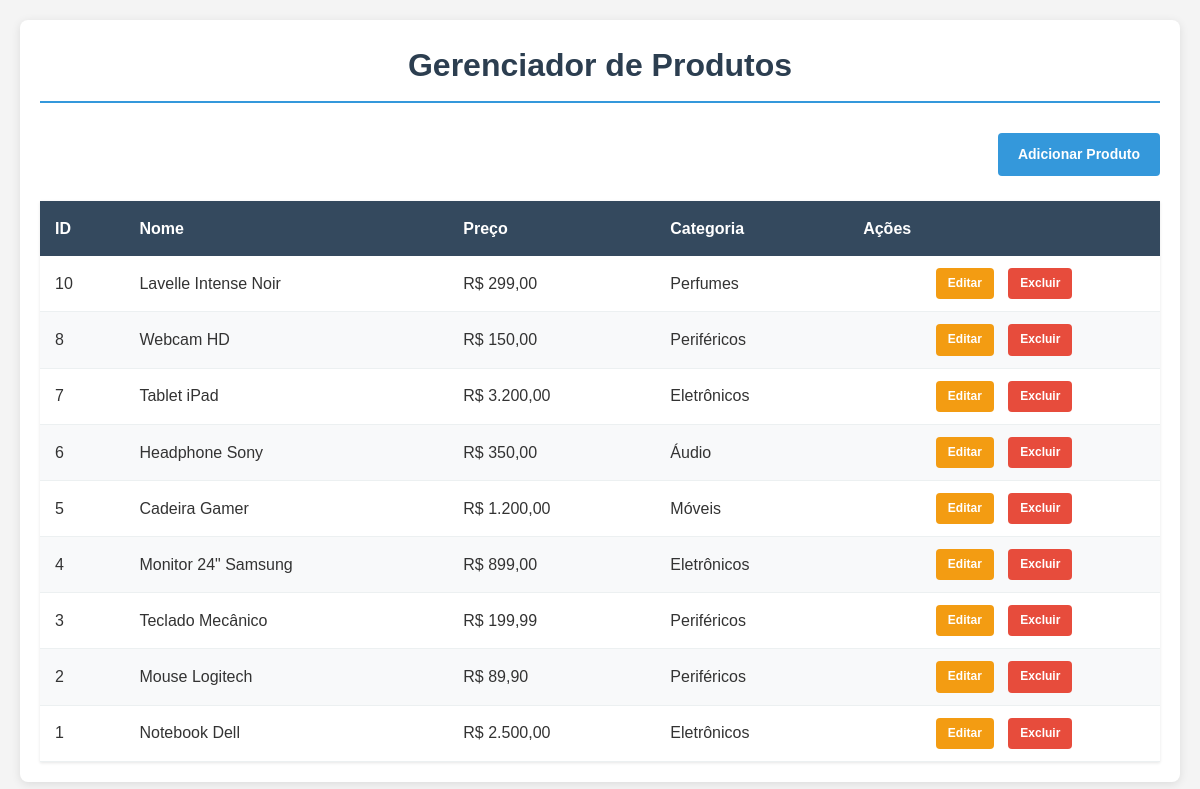
The page / on the database its author committed.
### tables this page shows
CREATE TABLE `products` (
  `id` int(11) NOT NULL,
  `name` varchar(255) NOT NULL,
  `price` decimal(10,2) NOT NULL,
  `category` varchar(100) NOT NULL,
  `created_at` timestamp NOT NULL DEFAULT current_timestamp(),
  `updated_at` timestamp NOT NULL DEFAULT current_timestamp() ON UPDATE current_timestamp()
);

### app/controllers/productcontroller.php (called while the page is built, shortened)
<?php
class ProductController {
    private $productModel;
    public function __construct() {
        $this->productModel = new Product();
    }
    public function index() {
        $products = $this->productModel->getAll();
        $this->renderView('index', ['products' => $products]);
    }
    private function renderView($view, $data = []) {
        $data['base_url'] = BASE_URL;
        extract($data);
        require_once "app/views/header.php";
        require_once "app/views/{$view}.php";
        require_once "app/views/footer.php";
    }
}
?>

### app/database.php (called while the page is built, shortened)
<?php
class Database {
    private $pdo;
    public function __construct() {
        try {
            $this->pdo = new PDO(
                'mysql:host=localhost;dbname=produtos_db;charset=utf8',
                'root',
                ''
            );
            $this->pdo->setAttribute(PDO::ATTR_ERRMODE, PDO::ERRMODE_EXCEPTION);
        } catch (PDOException $e) {
            die("Erro de conexão: " . $e->getMessage());
        }
    }
    private function createTable() {
        $query = "
            CREATE TABLE IF NOT EXISTS products (
                id INT AUTO_INCREMENT PRIMARY KEY,
                name VARCHAR(255) NOT NULL,
                price DECIMAL(10,2) NOT NULL,
                category VARCHAR(100) NOT NULL,
                created_at TIMESTAMP DEFAULT CURRENT_TIMESTAMP
            )
        ";
        $this->pdo->exec($query);
    }
    public function query($sql, $params = []) {
        $stmt = $this->pdo->prepare($sql);
        $stmt->execute($params);
        return $stmt->fetchAll(PDO::FETCH_ASSOC);
    }
}
?>

### app/models/product.php (called while the page is built, shortened)
<?php
class Product {
    private $db;
    public function __construct() {
        $this->db = new Database();
    }
    public function getAll() {
        $query = "SELECT * FROM products ORDER BY id DESC";
        return $this->db->query($query);
    }
}
?>

### app/views/index.php (the view, shortened to what this page needs)
<h1>Gerenciador de Produtos</h1>
<div class="actions">
    <a href="index.php?action=create" class="btn btn-primary">Adicionar Produto</a>
</div>
<table>
    <thead>
        <tr>
            <th>ID</th>
            <th>Nome</th>
            <th>Preço</th>
            <th>Categoria</th>
            <th>Ações</th>
        </tr>
    </thead>
    <tbody>
        <?php if (empty($products)): ?>
            <tr>
                <td colspan="5" class="text-center">Nenhum produto cadastrado</td>
            </tr>
        <?php else: ?>
            <?php foreach ($products as $product): ?>
            <tr>
                <td><?= $product['id'] ?></td>
                <td><?= htmlspecialchars($product['name']) ?></td>
                <td>R$ <?= number_format($product['price'], 2, ',', '.') ?></td>
                <td><?= htmlspecialchars($product['category']) ?></td>
                <td class="actions">
                    <a href="index.php?action=edit&id=<?= $product['id'] ?>" class="btn btn-edit">Editar</a>
                    <a href="index.php?action=delete&id=<?= $product['id'] ?>"
                       class="btn btn-delete"
                       onclick="return confirm('Tem certeza que deseja excluir este produto?')">
                        Excluir
                    </a>
                </td>
            </tr>
            <?php endforeach; ?>
        <?php endif; ?>
    </tbody>
</table>

### index.php (shortened to what this page needs)
<?php
require_once 'app/controllers/ProductController.php';
require_once 'app/models/Product.php';
require_once 'app/Database.php';
$action = $_GET['action'] ?? 'index';
$controller = new ProductController();
switch ($action) {
    default:
        $controller->index();
        break;
}
?>

### app/views/header.php (shortened to what this page needs)
<!DOCTYPE html>
<html lang="pt-BR">
<head>
</head>
<body>
    <div class="container">

### app/views/footer.php
    </div>
</body>
</html>

### app/views/header.php (style rules this page uses)
* { margin: 0; padding: 0; box-sizing: border-box; }
body { font-family: 'Arial', sans-serif; line-height: 1.6; background-color: #f4f4f4; color: #333; padding: 20px; }
.container { max-width: 1200px; margin: 0 auto; background: white; padding: 20px; border-radius: 8px; box-shadow: 0 2px 10px rgba(0,0,0,0.1); }
h1 { text-align: center; margin-bottom: 30px; color: #2c3e50; padding-bottom: 10px; border-bottom: 2px solid #3498db; }
.actions { margin-bottom: 25px; text-align: right; }
.btn { display: inline-block; padding: 10px 20px; text-decoration: none; border-radius: 4px; border: none; cursor: pointer; font-size: 14px; font-weight: bold; transition: all 0.3s ease; margin-left: 10px; }
.btn-primary { background-color: #3498db; color: white; }
.btn-edit { background-color: #f39c12; color: white; padding: 6px 12px; font-size: 12px; }
.btn-delete { background-color: #e74c3c; color: white; padding: 6px 12px; font-size: 12px; }
table { width: 100%; border-collapse: collapse; background-color: white; box-shadow: 0 1px 3px rgba(0,0,0,0.1); margin-top: 20px; }
table th { background-color: #34495e; color: white; font-weight: bold; padding: 15px; text-align: left; border: none; }
table td { padding: 12px 15px; border-bottom: 1px solid #ecf0f1; }
table tr:nth-child(even) { background-color: #f8f9fa; }
td.actions { text-align: center; white-space: nowrap; }
td.actions .btn { margin: 0 5px; }

### rows shown on the page
products: id "10", name "Lavelle Intense Noir", price "299,00", category "Perfumes"
products: id "8", name "Webcam HD", price "150,00", category "Periféricos"
products: id "7", name "Tablet iPad", price "3.200,00", category "Eletrônicos"
products: id "6", name "Headphone Sony", price "350,00", category "Áudio"
products: id "5", name "Cadeira Gamer", price "1.200,00", category "Móveis"
products: id "4", name "Monitor 24\" Samsung", price "899,00", category "Eletrônicos"
products: id "3", name "Teclado Mecânico", price "199,99", category "Periféricos"
products: id "2", name "Mouse Logitech", price "89,90", category "Periféricos"
products: id "1", name "Notebook Dell", price "2.500,00", category "Eletrônicos"
